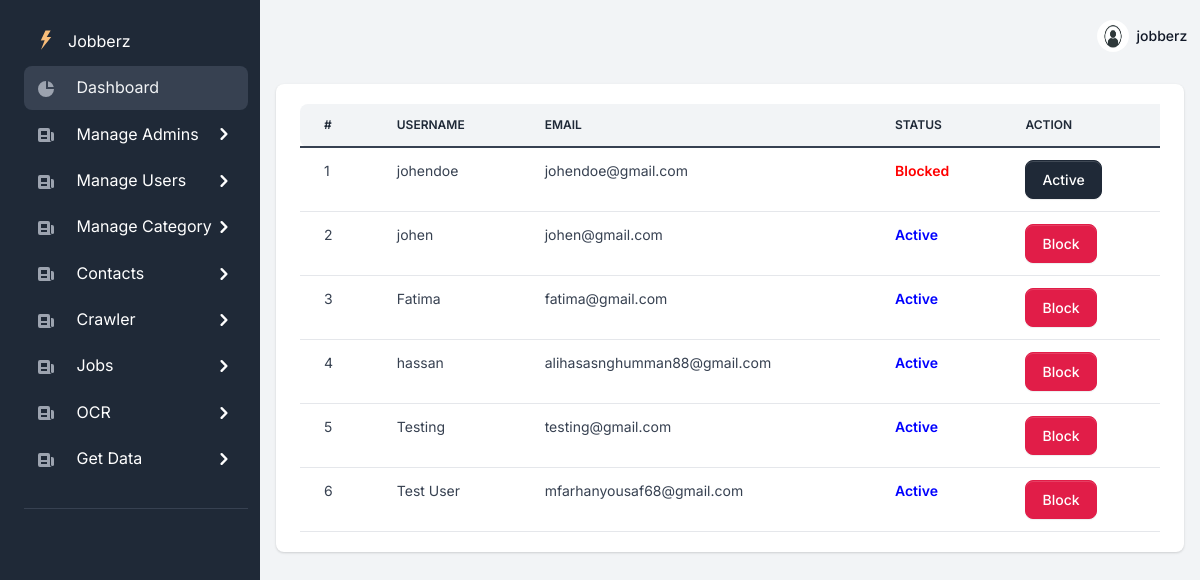
/AdminSide/AllUsers (signed in), run on the app's committed database.
### UserSide/models.py (models this page shows, shortened)
class JobSeeker(models.Model):
    Username = models.CharField(max_length=100,blank=False,null=False)
    Email = models.EmailField(max_length=100,blank=False,null=False)
    password = models.CharField(max_length=100,blank=False,null=False)
    is_active = models.BooleanField(default=True)

### AdminSide/views.py (the view)
# urls.py: path('AllUsers',views.AllUsers,name="AllUsers"),
@login_required(login_url="AdminLogin")
def AllUsers(request):
	AllUsers = JobSeeker.objects.all()
	context = {'allUsers': AllUsers}
	return render(request, 'AdminSide/AllUsers.html', context)

### AdminSide/templates/AdminSide/AllUsers.html
{% extends 'main.html' %}
{% load static %}
{% block content %}
<div class="card border-0 shadow mb-4 mt-4">
      <div class="card-body">
        <div class="table-responsive">
          <table class="table table-centered table-nowrap mb-0 rounded">
            <thead class="thead-light">
              <tr>
                <th class="border-0 rounded-start">#</th>
                <th class="border-0">Username</th>
                <th class="border-0">Email</th>
                <th class="border-0">Status</th>
                <th class="border-0">Action</th>
              </tr>
            </thead>
            <tbody>
                {% for user in allUsers %}
                <tr>
                    <td>{{forloop.counter}}</td>
                    <td>{{user.Username}}</td>
                    <td>{{user.Email}}</td>
                    <td>{% if user.is_active %} <span style="color: blue;font-weight: 600;">Active</span>  {% else %} <span style="color: red;font-weight: 600;">Blocked</span> {% endif %}</td>
                    <td><form method="POST"  action="{% url 'ChangeUserStatus' user.id %}" onsubmit="return confirm('Are you sure you want to change the user status?')">{% csrf_token %} <button class="btn {% if user.is_active %} btn-danger {% else %} btn-primary {% endif %} " type="submit">{% if user.is_active  %} Block {% else %} Active {% endif %}</button></form></td>
                </tr>
                {% endfor %}
            </tbody>
          </table>
        </div>
      </div>
    </div>
{% endblock content %}

### templates/AdminHeader.html (shortened to what this page needs)
{% load static %}
<nav id="sidebarMenu" class="sidebar d-lg-block bg-gray-800 text-white collapse" data-simplebar>
  <div class="sidebar-inner px-4 pt-3">
    <ul class="nav flex-column pt-3 pt-md-0">
      <li class="nav-item">
        <a href="{% url 'index' %}" class="nav-link d-flex align-items-center">
          <span class="sidebar-icon">
            <img src="{% static 'img/brand/light.svg' %}" height="20" width="20" alt="Volt Logo" />
          </span>
          <span class="mt-1 ms-1 sidebar-text">Jobberz</span>
        </a>
      </li>
      <li class="nav-item active">
        <a href="{% url 'dashboard' %}" class="nav-link">
          <span class="sidebar-icon">
            <svg class="icon icon-xs me-2" fill="currentColor" viewBox="0 0 20 20" xmlns="http://www.w3.org/2000/svg">
              <path d="M2 10a8 8 0 018-8v8h8a8 8 0 11-16 0z"></path>
              <path d="M12 2.252A8.014 8.014 0 0117.748 8H12V2.252z"></path>
            </svg>
          </span>
          <span class="sidebar-text">Dashboard</span>
        </a>
      </li>
      <li class="nav-item">
        <span class="nav-link collapsed d-flex justify-content-between align-items-center" data-bs-toggle="collapse"
          data-bs-target="#submenu-pages">
          <span>
            <span class="sidebar-icon">
              <svg class="icon icon-xs me-2" fill="currentColor" viewBox="0 0 20 20" xmlns="http://www.w3.org/2000/svg">
                <path fill-rule="evenodd"
                  d="M2 5a2 2 0 012-2h8a2 2 0 012 2v10a2 2 0 002 2H4a2 2 0 01-2-2V5zm3 1h6v4H5V6zm6 6H5v2h6v-2z"
                  clip-rule="evenodd"></path>
                <path d="M15 7h1a2 2 0 012 2v5.5a1.5 1.5 0 01-3 0V7z"></path>
              </svg>
            </span>
            <span class="sidebar-text">Manage Admins</span>
          </span>
          <span class="link-arrow">
            <svg class="icon icon-sm" fill="currentColor" viewBox="0 0 20 20" xmlns="http://www.w3.org/2000/svg">
              <path fill-rule="evenodd"
                d="M7.293 14.707a1 1 0 010-1.414L10.586 10 7.293 6.707a1 1 0 011.414-1.414l4 4a1 1 0 010 1.414l-4 4a1 1 0 01-1.414 0z"
                clip-rule="evenodd"></path>
            </svg>
          </span>
        </span>
      </li>
      <li class="nav-item">
        <span class="nav-link collapsed d-flex justify-content-between align-items-center" data-bs-toggle="collapse"
          data-bs-target="#submenu-users">
          <span>
            <span class="sidebar-icon">
              <svg class="icon icon-xs me-2" fill="currentColor" viewBox="0 0 20 20" xmlns="http://www.w3.org/2000/svg">
                <path fill-rule="evenodd"
                  d="M2 5a2 2 0 012-2h8a2 2 0 012 2v10a2 2 0 002 2H4a2 2 0 01-2-2V5zm3 1h6v4H5V6zm6 6H5v2h6v-2z"
                  clip-rule="evenodd"></path>
                <path d="M15 7h1a2 2 0 012 2v5.5a1.5 1.5 0 01-3 0V7z"></path>
              </svg>
            </span>
            <span class="sidebar-text">Manage Users</span>
          </span>
          <span class="link-arrow">
            <svg class="icon icon-sm" fill="currentColor" viewBox="0 0 20 20" xmlns="http://www.w3.org/2000/svg">
              <path fill-rule="evenodd"
                d="M7.293 14.707a1 1 0 010-1.414L10.586 10 7.293 6.707a1 1 0 011.414-1.414l4 4a1 1 0 010 1.414l-4 4a1 1 0 01-1.414 0z"
                clip-rule="evenodd"></path>
            </svg>
          </span>
        </span>
      </li>
      <li class="nav-item">
        <span class="nav-link collapsed d-flex justify-content-between align-items-center" data-bs-toggle="collapse"
          data-bs-target="#submenu-category">
          <span>
            <span class="sidebar-icon">
              <svg class="icon icon-xs me-2" fill="currentColor" viewBox="0 0 20 20" xmlns="http://www.w3.org/2000/svg">
                <path fill-rule="evenodd"
                  d="M2 5a2 2 0 012-2h8a2 2 0 012 2v10a2 2 0 002 2H4a2 2 0 01-2-2V5zm3 1h6v4H5V6zm6 6H5v2h6v-2z"
                  clip-rule="evenodd"></path>
                <path d="M15 7h1a2 2 0 012 2v5.5a1.5 1.5 0 01-3 0V7z"></path>
              </svg>
            </span>
            <span class="sidebar-text">Manage Category</span>
          </span>
          <span class="link-arrow">
            <svg class="icon icon-sm" fill="currentColor" viewBox="0 0 20 20" xmlns="http://www.w3.org/2000/svg">
              <path fill-rule="evenodd"
                d="M7.293 14.707a1 1 0 010-1.414L10.586 10 7.293 6.707a1 1 0 011.414-1.414l4 4a1 1 0 010 1.414l-4 4a1 1 0 01-1.414 0z"
                clip-rule="evenodd"></path>
            </svg>
          </span>
        </span>
      </li>
      <li class="nav-item">
        <span class="nav-link collapsed d-flex justify-content-between align-items-center" data-bs-toggle="collapse"
          data-bs-target="#submenu-contact">
          <span>
            <span class="sidebar-icon">
              <svg class="icon icon-xs me-2" fill="currentColor" viewBox="0 0 20 20" xmlns="http://www.w3.org/2000/svg">
                <path fill-rule="evenodd"
                  d="M2 5a2 2 0 012-2h8a2 2 0 012 2v10a2 2 0 002 2H4a2 2 0 01-2-2V5zm3 1h6v4H5V6zm6 6H5v2h6v-2z"
                  clip-rule="evenodd"></path>
                <path d="M15 7h1a2 2 0 012 2v5.5a1.5 1.5 0 01-3 0V7z"></path>
              </svg>
            </span>
            <span class="sidebar-text">Contacts</span>
          </span>
          <span class="link-arrow">
            <svg class="icon icon-sm" fill="currentColor" viewBox="0 0 20 20" xmlns="http://www.w3.org/2000/svg">
              <path fill-rule="evenodd"
                d="M7.293 14.707a1 1 0 010-1.414L10.586 10 7.293 6.707a1 1 0 011.414-1.414l4 4a1 1 0 010 1.414l-4 4a1 1 0 01-1.414 0z"
                clip-rule="evenodd"></path>
            </svg>
          </span>
        </span>
      </li>
      <li class="nav-item">
        <span class="nav-link collapsed d-flex justify-content-between align-items-center" data-bs-toggle="collapse"
          data-bs-target="#submenu-crawler">
          <span>
            <span class="sidebar-icon">
              <svg class="icon icon-xs me-2" fill="currentColor" viewBox="0 0 20 20" xmlns="http://www.w3.org/2000/svg">
                <path fill-rule="evenodd"
                  d="M2 5a2 2 0 012-2h8a2 2 0 012 2v10a2 2 0 002 2H4a2 2 0 01-2-2V5zm3 1h6v4H5V6zm6 6H5v2h6v-2z"
                  clip-rule="evenodd"></path>
                <path d="M15 7h1a2 2 0 012 2v5.5a1.5 1.5 0 01-3 0V7z"></path>
              </svg>
            </span>
            <span class="sidebar-text">Crawler</span>
          </span>
          <span class="link-arrow">
            <svg class="icon icon-sm" fill="currentColor" viewBox="0 0 20 20" xmlns="http://www.w3.org/2000/svg">
              <path fill-rule="evenodd"
                d="M7.293 14.707a1 1 0 010-1.414L10.586 10 7.293 6.707a1 1 0 011.414-1.414l4 4a1 1 0 010 1.414l-4 4a1 1 0 01-1.414 0z"
                clip-rule="evenodd"></path>
            </svg>
          </span>
        </span>
      </li>
      <li class="nav-item">
        <span class="nav-link collapsed d-flex justify-content-between align-items-center" data-bs-toggle="collapse"
          data-bs-target="#submenu-jobs">
          <span>
            <span class="sidebar-icon">
              <svg class="icon icon-xs me-2" fill="currentColor" viewBox="0 0 20 20" xmlns="http://www.w3.org/2000/svg">
                <path fill-rule="evenodd"
                  d="M2 5a2 2 0 012-2h8a2 2 0 012 2v10a2 2 0 002 2H4a2 2 0 01-2-2V5zm3 1h6v4H5V6zm6 6H5v2h6v-2z"
                  clip-rule="evenodd"></path>
                <path d="M15 7h1a2 2 0 012 2v5.5a1.5 1.5 0 01-3 0V7z"></path>
              </svg>
            </span>
            <span class="sidebar-text">Jobs</span>
          </span>
          <span class="link-arrow">
            <svg class="icon icon-sm" fill="currentColor" viewBox="0 0 20 20" xmlns="http://www.w3.org/2000/svg">
              <path fill-rule="evenodd"
                d="M7.293 14.707a1 1 0 010-1.414L10.586 10 7.293 6.707a1 1 0 011.414-1.414l4 4a1 1 0 010 1.414l-4 4a1 1 0 01-1.414 0z"
                clip-rule="evenodd"></path>
            </svg>
          </span>
        </span>
      </li>
      <li class="nav-item">
        <span class="nav-link collapsed d-flex justify-content-between align-items-center" data-bs-toggle="collapse"
          data-bs-target="#submenu-ocr">
          <span>
            <span class="sidebar-icon">
              <svg class="icon icon-xs me-2" fill="currentColor" viewBox="0 0 20 20" xmlns="http://www.w3.org/2000/svg">
                <path fill-rule="evenodd"
                  d="M2 5a2 2 0 012-2h8a2 2 0 012 2v10a2 2 0 002 2H4a2 2 0 01-2-2V5zm3 1h6v4H5V6zm6 6H5v2h6v-2z"
                  clip-rule="evenodd"></path>
                <path d="M15 7h1a2 2 0 012 2v5.5a1.5 1.5 0 01-3 0V7z"></path>
              </svg>
            </span>
            <span class="sidebar-text">OCR</span>
          </span>
          <span class="link-arrow">
            <svg class="icon icon-sm" fill="currentColor" viewBox="0 0 20 20" xmlns="http://www.w3.org/2000/svg">
              <path fill-rule="evenodd"
                d="M7.293 14.707a1 1 0 010-1.414L10.586 10 7.293 6.707a1 1 0 011.414-1.414l4 4a1 1 0 010 1.414l-4 4a1 1 0 01-1.414 0z"
                clip-rule="evenodd"></path>
            </svg>
          </span>
        </span>
      </li>
      <li class="nav-item">
        <span class="nav-link collapsed d-flex justify-content-between align-items-center" data-bs-toggle="collapse"
          data-bs-target="#submenu-getData">
          <span>
            <span class="sidebar-icon">
              <svg class="icon icon-xs me-2" fill="currentColor" viewBox="0 0 20 20" xmlns="http://www.w3.org/2000/svg">
                <path fill-rule="evenodd"
                  d="M2 5a2 2 0 012-2h8a2 2 0 012 2v10a2 2 0 002 2H4a2 2 0 01-2-2V5zm3 1h6v4H5V6zm6 6H5v2h6v-2z"
                  clip-rule="evenodd"></path>
                <path d="M15 7h1a2 2 0 012 2v5.5a1.5 1.5 0 01-3 0V7z"></path>
              </svg>
            </span>
            <span class="sidebar-text">Get Data</span>
          </span>
          <span class="link-arrow">
            <svg class="icon icon-sm" fill="currentColor" viewBox="0 0 20 20" xmlns="http://www.w3.org/2000/svg">
              <path fill-rule="evenodd"
                d="M7.293 14.707a1 1 0 010-1.414L10.586 10 7.293 6.707a1 1 0 011.414-1.414l4 4a1 1 0 010 1.414l-4 4a1 1 0 01-1.414 0z"
                clip-rule="evenodd"></path>
            </svg>
          </span>
        </span>
      </li>
      <li role="separator" class="dropdown-divider mt-4 mb-3 border-gray-700"></li>
    </ul>
  </div>
</nav>
<main class="content">
  <nav class="navbar navbar-top navbar-expand navbar-dashboard navbar-dark ps-0 pe-2 pb-0">
    <div class="container-fluid px-0">
      <ul class="navbar-nav align-items-center">
        <li class="nav-item dropdown ms-lg-3">
          <a class="nav-link dropdown-toggle pt-1 px-0" href="#" role="button" data-bs-toggle="dropdown"
            aria-expanded="false">
            <div class="media d-flex align-items-center">
              <img class="avatar rounded-circle" alt="Image placeholder"
                src="{% static 'img/team/profile-picture-7.jpg' %}" />
              <div class="media-body ms-2 text-dark align-items-center d-none d-lg-block">
                {% if user.is_authenticated %}
                <span class="mb-0 font-small fw-bold text-gray-900">{{ user.username }}</span>
                {% endif %}
              </div>
            </div>
          </a>
        </li>
      </ul>
    </div>
  </nav>

### data on the page
JobSeeker: Username "johendoe", Email "johendoe@gmail.com", is_active "Blocked"
JobSeeker: Username "johen", Email "johen@gmail.com", is_active "Active"
JobSeeker: Username "Fatima", Email "fatima@gmail.com", is_active "Active"
JobSeeker: Username "hassan", Email "alihasasnghumman88@gmail.com", is_active "Active"
JobSeeker: Username "Testing", Email "testing@gmail.com", is_active "Active"
JobSeeker: Username "Test User", Email "mfarhanyousaf68@gmail.com", is_active "Active"

### other printed values
{{ user.username }} "jobberz"
